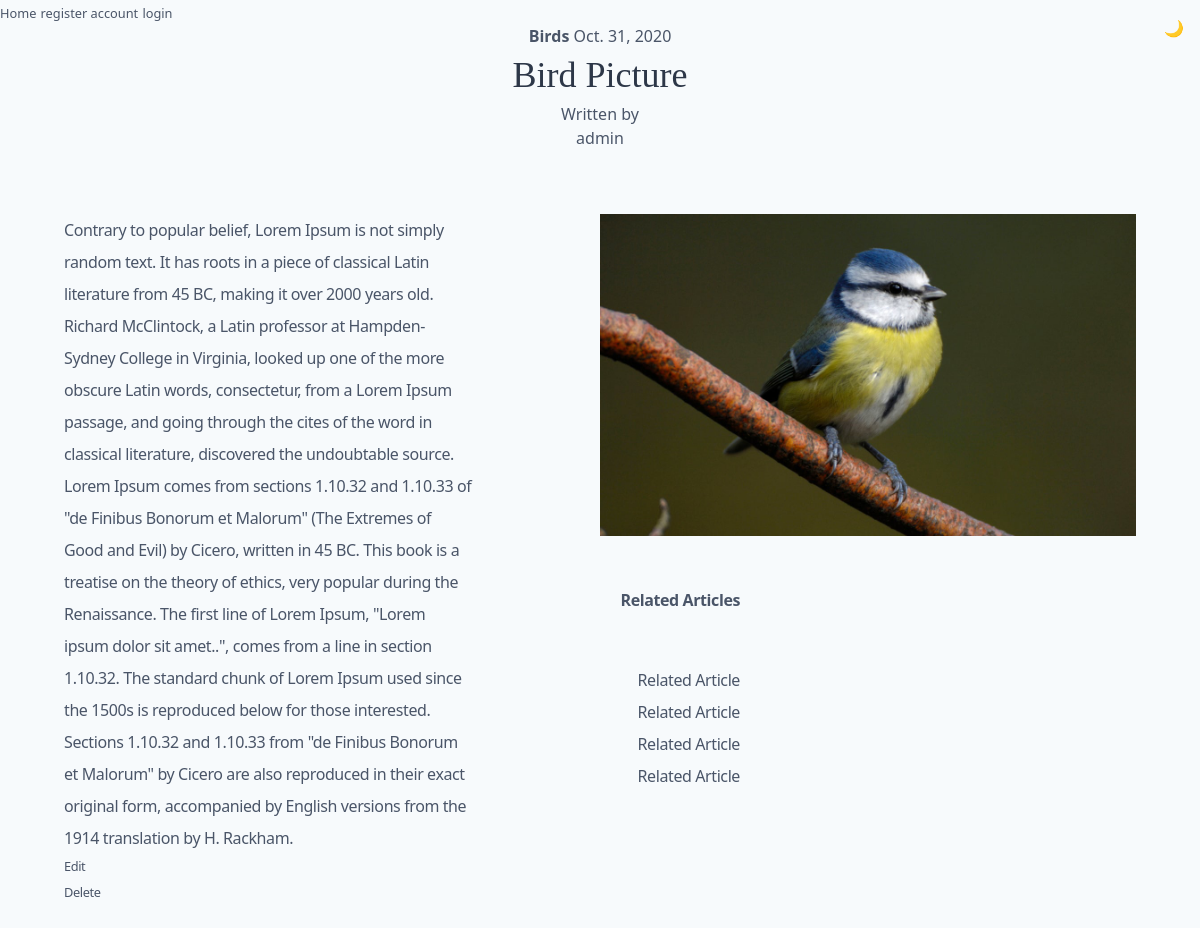
Screenshot of /post/2 with the database file from the repository.
### blogApp/models.py (models this page shows, shortened)
class Post(models.Model):  # Null and auto if we don't have an image
    picture = models.ImageField(upload_to="images/", null=True, blank=True)
    title = models.CharField(max_length=255)
    category = models.CharField(max_length=100)
    author = models.ForeignKey(User, on_delete=models.CASCADE)
    body = models.TextField()
    date = models.DateField(auto_now_add=True)

### blogApp/views.py (the view)
# urls.py: path('post/<int:pk>', PostDetailView.as_view(), name='postDetails'),
class PostDetailView(DetailView):
    model = Post
    template_name = 'postDetails.html'

### blogApp/templates/postDetails.html (shortened to what this page needs)
<html>
<head>
  <link href="https://unpkg.com/tailwindcss@^1.0/dist/tailwind.min.css" rel="stylesheet">
</head>
<a href="{% url 'home' %}"><small>Home</small></a>
{% if user.is_authenticated %}
<a href="{% url 'logout' %}"><small>{{ ' logout' }}</small></a>
<a href="{% url 'add_post' %}"><small>{{ ' add post' }}</small></a>
{% else %}
<a href="{% url 'register' %}"><small>{{ 'register account' }}</small></a>
<a href="{% url 'login' %}"><small>{{ ' login' }}</small></a>
{% endif %}
<p class="text-center "><strong>{{ post.category }}</strong>{{ ' ' }}{{ post.date}}</p>
<p class="font-serif text-4xl text-gray-800 text-center">{{ post.title }}</p>
<p class="text-center ">{{ 'Written by' }}</p>
<p class="text-center ">{{ post.author }}</p>
<body class="bg-gray-100 text-gray-700 font-sans quicksand">
    <div class="p-6 sm:p-10 md:p-16 flex flex-wrap">
        <div class="w-full md:w-1/2 md:pr-32 order-3 md:order-1">
            <div class="max-w-md md:float-right md:text-left leading-loose tracking-tight md:sticky md:top-0 ">
                <ul class="flex flex-wrap justify-between flex-col">
                    {{ post.body }}
                        <a href="{% url 'update_post' post.pk %}"><small>Edit</small></a>
    <a href="{% url 'delete_post' post.pk %}"><small>Delete</small></a>
                </ul>
            </div>
        </div>
        <div class="w-full md:w-1/2 order-1 md:order-2">
     {% if post.picture %}
 <img class="object-center" src="{{ post.picture.url }}">
    {% endif %}
                    <div class="w-full md:w-1/2 md:pr-32 pt-12 md:pt-0 md:sticky md:bottom-0 order-4 md:order-3">
            <div class="max-w-md md:float-right md:text-right leading-loose tracking-tight md:mb-16">
                <p class="font-bold my-4 md:my-12">Related Articles</p>
                <ul class="flex flex-wrap justify-between flex-row md:flex-col">
                    <li><a href="#" class="nav mx-2 md:mx-0">Related Article</a></li>
                    <li><a href="#" class="nav mx-2 md:mx-0">Related Article</a></li>
                    <li><a href="#" class="nav mx-2 md:mx-0">Related Article</a></li>
                    <li><a href="#" class="nav mx-2 md:mx-0">Related Article</a></li>
                </ul>
            </div>
        </div>
        </div>
    </div>
    <div class="absolute top-0 right-0 h-12 w-18 p-4">
        <button class="js-change-theme focus:outline-none">🌙</button>
    </div>
</body>
</html>

### rows the page displays
Post: category "Birds", date "Oct. 31, 2020", title "Bird Picture", author "admin", body "Contrary to popular belief, Lorem Ipsum is not simply random text. It has roots in a piece of classical Latin literature from 45 BC, making it over 2000 years old. Richard McClintock, a Latin professor at Hampden-Sydney College in Virginia, looked up one of the more obscure Latin words, consectetur, from a Lorem Ipsum passage, and going through the cites of the word in classical literature, discovered the undoubtable source. Lorem Ipsum comes from sections 1.10.32 and 1.10.33 of \"de Finibus Bonorum et Malorum\" (The Extremes of Good and Evil) by Cicero, written in 45 BC. This book is a treatise on the theory of ethics, very popular during the Renaissance. The first line of Lorem Ipsum,…", picture (picture)

### other values shown
{{ 'register account' }} "register account"
{{ ' login' }} "login"
{{ 'Written by' }} "Written by"
